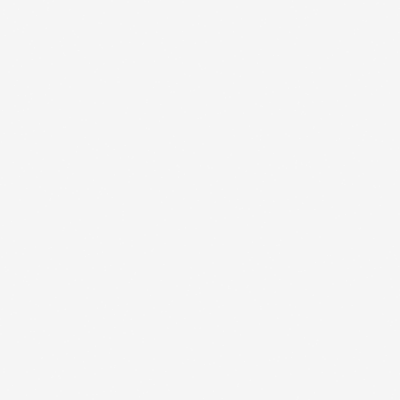
Frame 1 (no input)
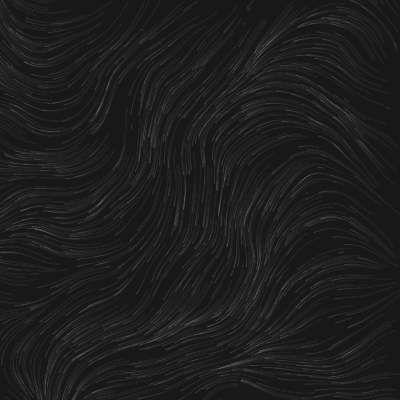
Frame 60 (no input)
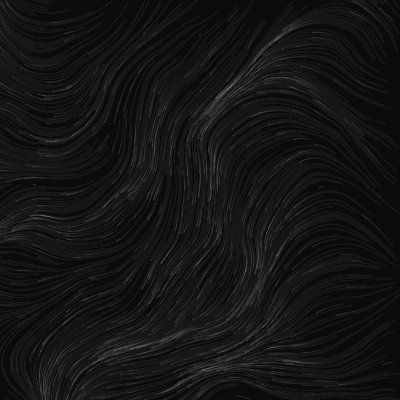
Frame 120 (the mouse pressed at the canvas centre since frame 60)

The p5.js sketch that drew these frames (run headless with seeded random() and noise() and a simulated clock; from frame 60 on, the mouse is pressed at the canvas centre):

// p5.js sketch
// ── sketch.js
let particles = [];
const num = 1000;

const noiseScale = 0.01/2;

function setup() {
  createCanvas(400, 400);
  for(let i = 0; i < num; i ++) {
    particles.push(createVector(random(width), random(height)));
  }
  
  stroke(255, 50);

  clear();
}

function draw() {
  background(0, 10);
  for(let i = 0; i < num; i ++) {
    let p = particles[i];
    point(p.x, p.y);
    let n = noise(p.x * noiseScale, p.y * noiseScale, frameCount * noiseScale * noiseScale);
    let a = TAU * n;
    p.x += cos(a);
    p.y += sin(a);
    if(!onScreen(p)) {
      p.x = random(width);
      p.y = random(height);
    }
  }
}

function mouseReleased() {
  noiseSeed(millis());
}

function onScreen(v) {
  return v.x >= 0 && v.x <= width && v.y >= 0 && v.y <= height;
}
